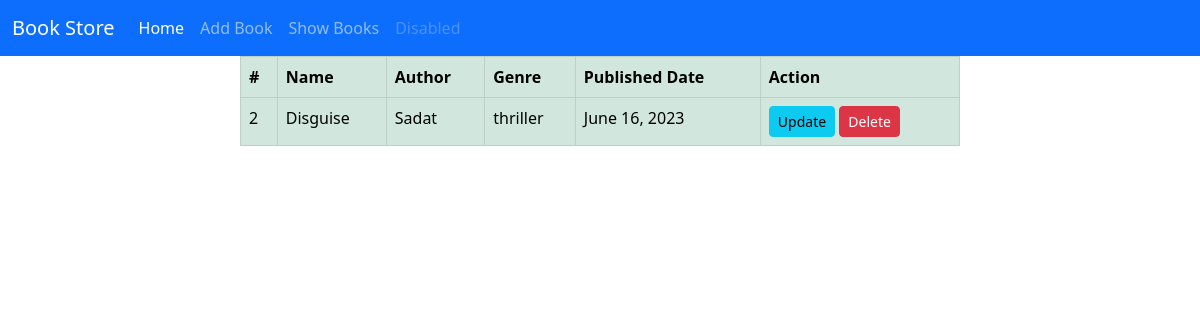
The app's page /book_details/2/ with its own data.
### Book/models.py (models this page shows)
class BookShopModel(models.Model):
    genre = [('thriller','thriller'),('fiction','fiction'), ('poem','poem'), ('religious','religious'),('academic','academic')]
    book_id = models.IntegerField(primary_key=True)
    book_name = models.CharField(max_length=30)
    book_author= models.CharField(max_length=30)
    book_genre = models.CharField(max_length=30,choices=genre)
    pub_date = models.DateField()

### Book/views.py (the view)
# urls.py: path('book_details/<int:book_id>/',views.Book_details.as_view(),name = 'book_details'),
class Book_details(DetailView):
    model = BookShopModel
    template_name = 'book_details.html'
    context_object_name = 'item'
    pk_url_kwarg = 'book_id'

### Book/templates/book_details.html
{% extends 'base.html' %}
{% load crispy_forms_tags %}
{% block start %}
<div style="width: 60%; margin:auto">
    <table class="table table-bordered table-success">
        <thead class="">
            <th>#</th>
            <th>Name</th>
            <th>Author</th>
            <th>Genre</th>
            <th>Published Date</th>
            <th>Action</th>
        </thead>
        <tbody>
            <tr>
                <td>{{item.book_id}}</td>
                <td>{{item.book_name}}</td>
                <td>{{item.book_author}}</td>
                <td>{{item.book_genre}}</td>
                <td>{{item.pub_date}}</td>
                 <td>
                   <a href="{% url 'edit_books' pk=item.book_id %}" class="btn btn-info btn-sm">Update</a>
                   <a href="{% url 'delete_books' pk=item.book_id %}"class="btn btn-danger btn-sm">Delete</a>
                </td>
            </tr>
        </tbody>
    </table>
</div>
{% endblock %}

### records on screen
BookShopModel: book_id "2", book_name "Disguise", book_author "Sadat", book_genre "thriller", pub_date "June 16, 2023"
